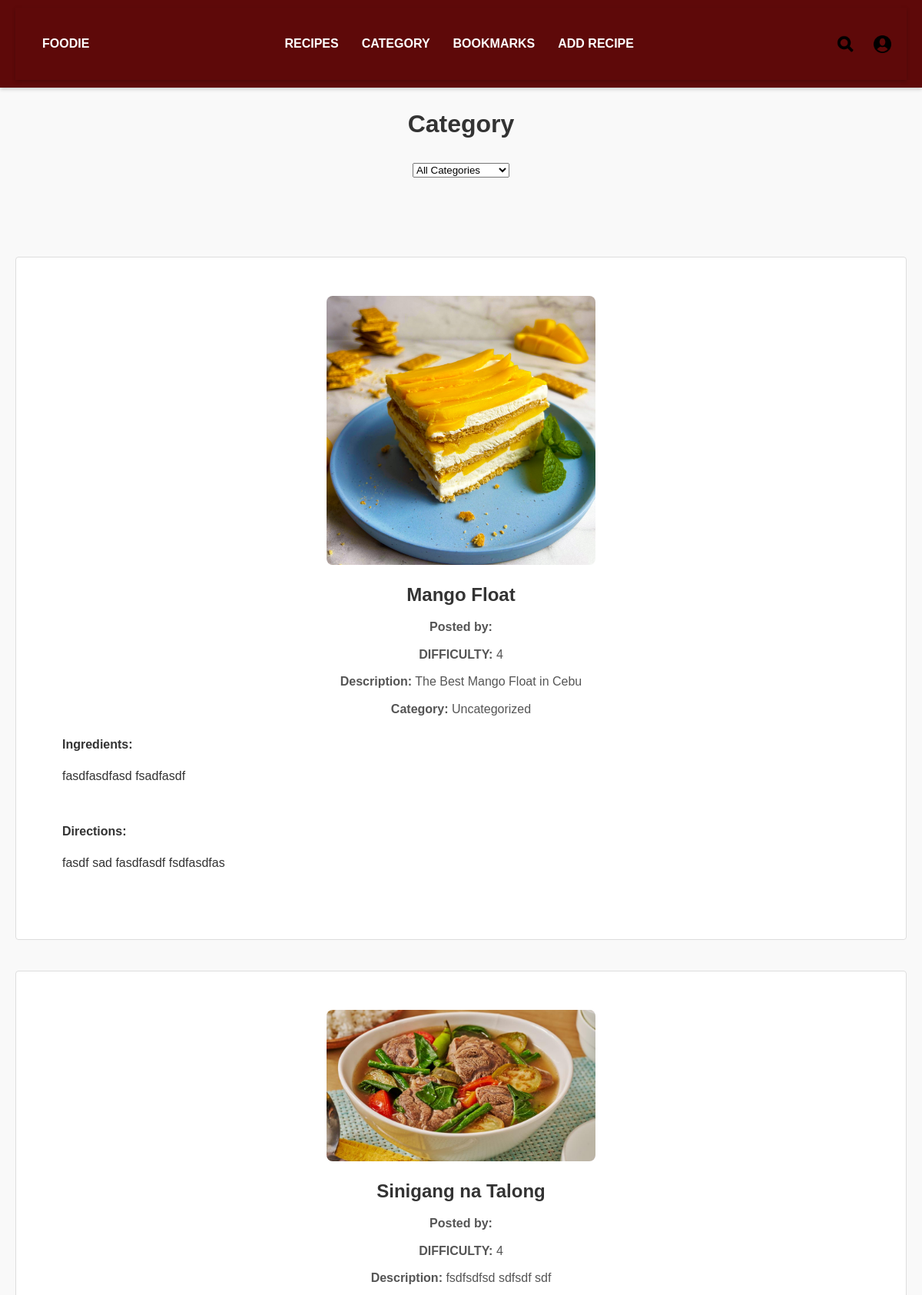
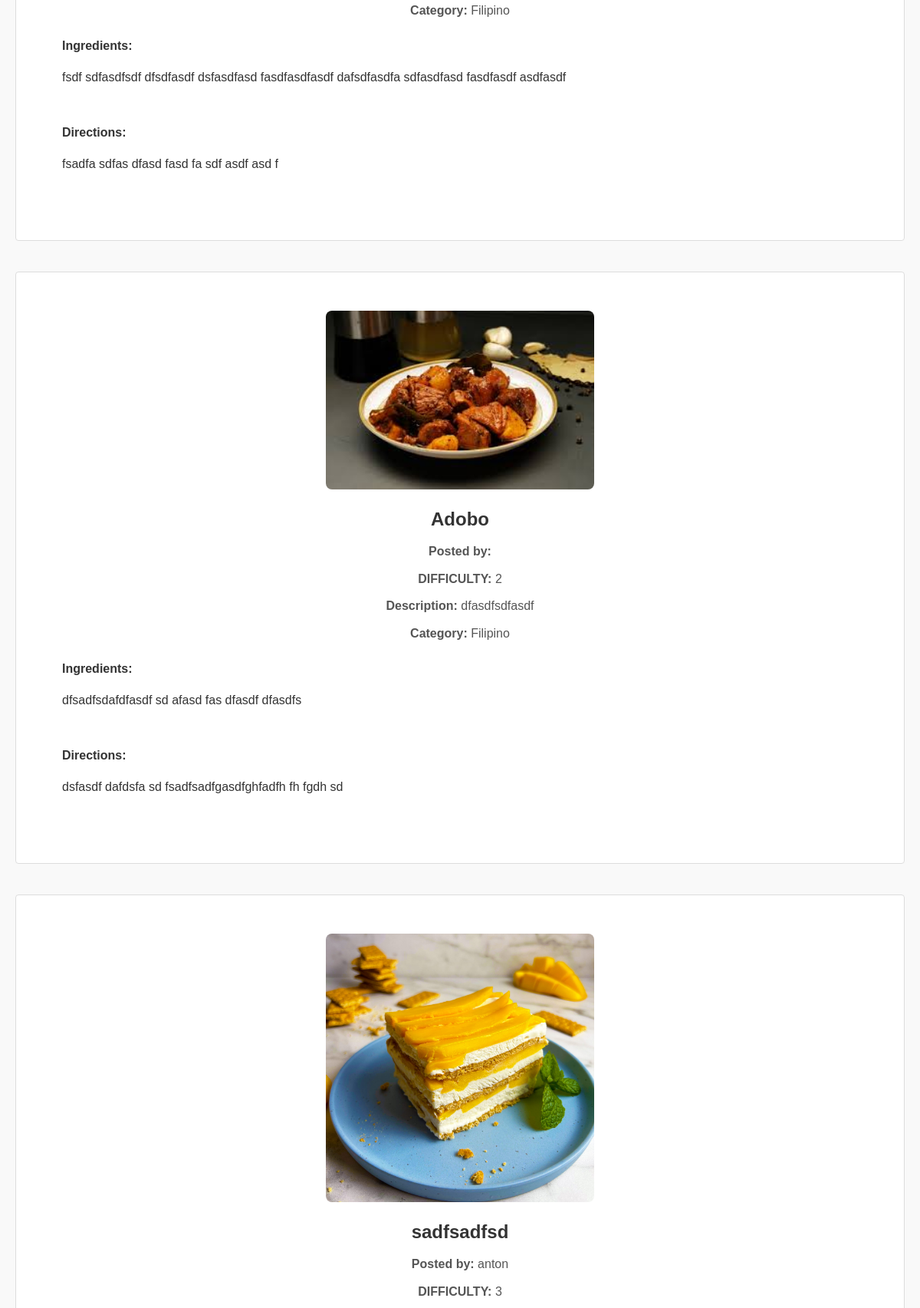
The app's page /cuisine/ (upper part) with its own data (2 pictures, top to bottom).
### Recipes/models.py (models this page shows, shortened)
class RecipePost(models.Model):
    title = models.CharField(max_length=200)
    user = models.ForeignKey(settings.AUTH_USER_MODEL, on_delete=models.SET_NULL, null=True, blank=True) #User, on_delete=models.CASCADE
    difficulty = models.IntegerField(validators=[MinValueValidator(1), MaxValueValidator(5)])  # Restrict to 1-5
    description = models.TextField(default='')
    category = models.CharField(max_length=50, default='Uncategorized')
    ingredients = models.TextField()
    directions = models.TextField(default='')
    image = models.ImageField(upload_to='recipe/images/', blank=True, null=True)  # Optional image field
    created_at = models.DateTimeField(auto_now=True)
    CATEGORY_CHOICES = [
        ('Comfort Food', 'Comfort Food'),
        ('International Eats', 'International Eats'),
        ('Breakfast & Brunch', 'Breakfast & Brunch'),
        ('Community Picks', 'Community Picks'),
    ]
    title = models.CharField(max_length=200)  # Recipe title
    user = models.ForeignKey(
        settings.AUTH_USER_MODEL,
        on_delete=models.SET_NULL,
        null=True,
        blank=True
    )  # Associated user, nullable and optional
    difficulty = models.IntegerField(
        validators=[MinValueValidator(1), MaxValueValidator(5)]
    )  # Difficulty level (1-5)
    description = models.TextField(default='')  # Brief description of the recipe
    category = models.CharField(
        max_length=50,
        choices=CATEGORY_CHOICES,
        default='Uncategorized'
    )  # Recipe category with predefined choices
    ingredients = models.TextField()  # Ingredients list
    directions = models.TextField(default='')  # Step-by-step directions
    image = models.ImageField(
        upload_to='recipe/images/',
        blank=True,
        null=True
    )  # Optional recipe image
    created_at = models.DateTimeField(auto_now=True)  # Timestamp of creation

### Recipes/views.py (the view)
# urls.py: path('cuisine/', cuisine_view, name='recipe_cuisine'),
def cuisine_view(request):
    categories = RecipePost.objects.values_list('category', flat=True).distinct()
    selected_category = request.GET.get('category', None)
    if selected_category:
        recipes = RecipePost.objects.filter(category=selected_category)
    else:
        recipes = RecipePost.objects.all()
    context = {
        'categories': categories,
        'recipes': recipes,
        'selected_category': selected_category,
        'show_dropdown': True,  # Show dropdown for general browsing
    }
    return render(request, 'recipePost_cuisine.html', context)

### Recipes/templates/recipePost_cuisine.html (shortened to what this page needs)
<!DOCTYPE html>
<html lang="en">
<head>
</head>
<body>
    <header>
        {% include 'navbar.html' %}
    </header>
    <h1>Category</h1>
{% if show_dropdown %}
<div class="dropdown" style="text-align: center; margin-bottom: 20px;">
    <form method="GET" action="">
        <select name="category" onchange="this.form.submit()">
            <option value="">All Categories</option>
        </select>
    </form>
</div>
{% endif %}
    <main>
        <ul>
            {% for recipe in recipes %}
                <li>
                    {% if recipe.image %}
                        <img src="{{ recipe.image.url }}" alt="{{ recipe.title }}">
                    {% endif %}
                    <p class="recipe-title">{{ recipe.title }}</p>
                    <p class="recipe-details"><strong>Posted by:</strong> {{ recipe.user.username }}</p>
                    <p class="recipe-details"><strong>DIFFICULTY:</strong> {{ recipe.difficulty }}</p>
                    <p class="recipe-details"><strong>Description:</strong> {{ recipe.description }}</p>
                    <p class="recipe-details"><strong>Category:</strong> {{ recipe.category }}</p>
                    <div class="ingredients">
                        <strong>Ingredients:</strong>
                        <p>{{ recipe.ingredients }}</p>
                    </div>
                    <div class="directions">
                        <strong>Directions:</strong>
                        <p>{{ recipe.directions }}</p>
                    </div>
                </li>
            {% empty %}
                <li>No recipes found for the selected category.</li>
            {% endfor %}
        </ul>
    </main>
</body>
</html>

### Recipes/templates/recipePost_cuisine.html (style rules this page uses)
body { font-family: Arial, sans-serif; margin: 10px auto; padding: 20px; background-color: #f9f9f9; }
h1 { color: #333; text-align: center; }
ul { list-style-type: none; padding: 0; }
li { padding: 50px; margin: 40px 0; background-color: #ffffff; border: 1px solid #ddd; border-radius: 4px; text-align: center; }
img { width: 350px; height: auto; margin: 0 auto; display: block; border-radius: 8px; }
.recipe-title { font-size: 1.5em; font-weight: bold; margin: 20px 0 10px; color: #333; }
.recipe-details { font-size: 1em; color: #555; margin: 10px 0; text-align: center; }
.ingredients, .directions { text-align: justify; margin: 10px auto; padding: 10px; border-radius: 4px; }

### records on screen
RecipePost: image (picture), title "Mango Float", difficulty "4", description "The Best Mango Float in Cebu", category "Uncategorized", ingredients "fasdfasdfasd fsadfasdf", directions "fasdf sad fasdfasdf fsdfasdfas"
RecipePost: image (picture), title "Sinigang na Talong", difficulty "4", description "fsdfsdfsd sdfsdf sdf", category "Filipino", ingredients "fsdf sdfasdfsdf dfsdfasdf dsfasdfasd fasdfasdfasdf dafsdfasdfa sdfasdfasd fasdfasdf asdfasdf", directions "fsadfa sdfas dfasd fasd fa sdf asdf asd f"
RecipePost: image (picture), title "Adobo", difficulty "2", description "dfasdfsdfasdf", category "Filipino", ingredients "dfsadfsdafdfasdf sd afasd fas dfasdf dfasdfs", directions "dsfasdf dafdsfa sd fsadfsadfgasdfghfadfh fh fgdh sd"
RecipePost: image (picture), title "sadfsadfsd", user.username "anton", difficulty "3"
